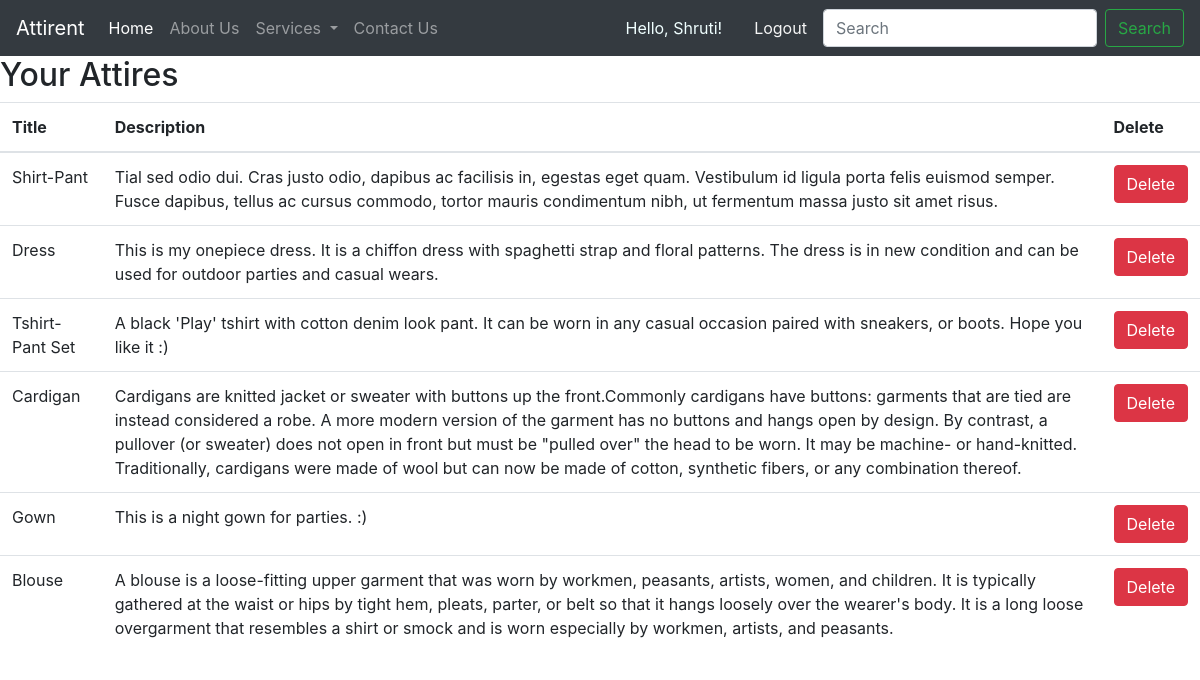
/lists (signed in), run on the app's committed database.
### posts/models.py (models this page shows, shortened)
class Clothes(models.Model):
    id = models.AutoField(primary_key=True)
    title = models.CharField(max_length=100)
    description = models.CharField(max_length=1000)
    picture = models.ImageField(upload_to="pictures", null=True)

### posts/views.py (the view)
# urls.py: path("lists", views.lists, name="lists"),
def lists(request):
    cloth = Clothes.objects.all()
    return render(request, "lists.html", {"cloth": cloth})

### templates/lists.html (shortened to what this page needs)
{% extends 'base.html'%}
{% block body %}
    <h2>Your Attires</h2>
    <table class="table">
        <thead>
            <tr>
                <th>Title</th>
                <th>Description</th>
                <th>Delete</th>
            </tr>
        </thead>
        <tbody>
            {% for clot in cloth %}
                    <tr>
                        <td>{{ clot.title }}</td>
                        <td>{{ clot.description }}</td>
                        <td>
                            <a href="{% url 'delete_cloth' clot.pk %}" class="btn btn-danger">Delete</a>
                        </td>
                    </tr>
            {% endfor %}
        </tbody>
    </table>
{% endblock body %}

### templates/base.html (shortened to what this page needs)
<!DOCTYPE html>
<html lang="en">
  <head>
    <link
      rel="stylesheet"
      href="https://stackpath.bootstrapcdn.com/bootstrap/4.5.2/css/bootstrap.min.css"
    />
  </head>
  <body>
    <nav class="navbar navbar-expand-lg navbar-dark bg-dark">
      <a class="navbar-brand" href="/">Attirent</a>
      <div class="collapse navbar-collapse" id="navbarSupportedContent">
        <ul class="navbar-nav mr-auto">
          <li class="nav-item active">
            <a class="nav-link" href="/"
              >Home <span class="sr-only">(current)</span></a
            >
          </li>
          <li class="nav-item">
            <a class="nav-link" href="/aboutus">About Us</a>
          </li>
          <li class="nav-item dropdown">
            <a
              class="nav-link dropdown-toggle"
              href="/services"
              id="navbarDropdown"
              role="button"
              data-toggle="dropdown"
              aria-haspopup="true"
              aria-expanded="false"
            >
              Services
            </a>
          </li>
          <li class="nav-item">
            <a class="nav-link" href="/contacts">Contact Us</a>
          </li>
        </ul>
        {% if user.is_authenticated %}
        <a class="nav-link" href="/user" style="color: #F0FFFF"> Hello, {{user.username}}!  </a>
        <a class="nav-link" href="/logout" style="color: #F5F5F5">Logout </a>
        {% else %}
        <a class="nav-link" href="/login" style="color: #F5F5F5">Login </a>
        {% endif %}
        <form class="form-inline my-2 my-lg-0">
          <input
            class="form-control mr-sm-2"
            type="search"
            placeholder="Search"
            aria-label="Search"
          />
          <button class="btn btn-outline-success my-2 my-sm-0" type="submit">
            Search
          </button>
        </form>
      </div>
    </nav>
    {% block body %}
    {% endblock body %}
  </body>
</html>

### data on the page
Clothes: title "Shirt-Pant", description "Tial sed odio dui. Cras justo odio, dapibus ac facilisis in, egestas eget quam. Vestibulum id ligula porta felis euismod semper. Fusce dapibus, tellus ac cursus commodo, tortor mauris condimentum nibh, ut fermentum massa justo sit amet risus."
Clothes: title "Dress", description "This is my onepiece dress. It is a chiffon dress with spaghetti strap and floral patterns. The dress is in new condition and can be used for outdoor parties and casual wears."
Clothes: title "Tshirt-Pant Set", description "A black 'Play' tshirt with cotton denim look pant. It can be worn in any casual occasion paired with sneakers, or boots. Hope you like it :)"
Clothes: title "Cardigan", description "Cardigans are knitted jacket or sweater with buttons up the front.Commonly cardigans have buttons: garments that are tied are instead considered a robe. A more modern version of the garment has no buttons and hangs open by design. By contrast, a pullover (or sweater) does not open in front but must be \"pulled over\" the head to be worn. It may be machine- or hand-knitted. Traditionally, cardigans were made of wool but can now be made of cotton, synthetic fibers, or any combination thereof."
Clothes: title "Gown", description "This is a night gown for parties. :)"
Clothes: title "Blouse", description "A blouse is a loose-fitting upper garment that was worn by workmen, peasants, artists, women, and children. It is typically gathered at the waist or hips by tight hem, pleats, parter, or belt so that it hangs loosely over the wearer's body. It is a long loose overgarment that resembles a shirt or smock and is worn especially by workmen, artists, and peasants."

### other printed values
{{ user.username }} "Shruti"
